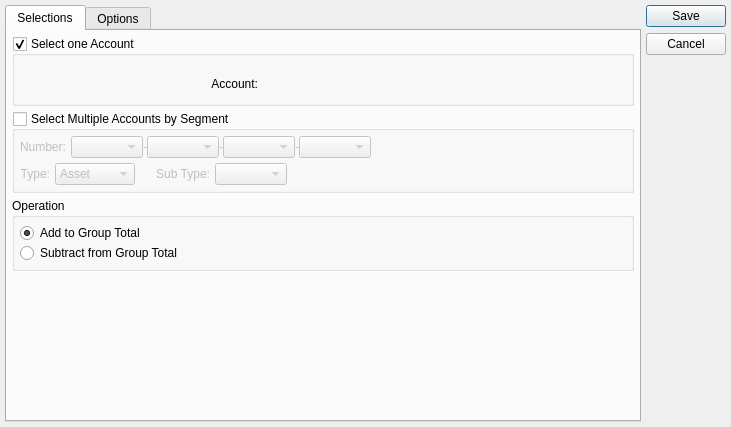
<?xml version="1.0" encoding="UTF-8"?>
<ui version="4.0">
 <comment>This file is part of the xTuple ERP: PostBooks Edition, a free and
open source Enterprise Resource Planning software suite,
Copyright (c) 1999-2019 by OpenMFG LLC, d/b/a xTuple.
It is licensed to you under the Common Public Attribution License
version 1.0, the full text of which (including xTuple-specific Exhibits)
is available at www.xtuple.com/CPAL.  By using this software, you agree
to be bound by its terms.</comment>
 <class>financialLayoutItem</class>
 <widget class="QDialog" name="financialLayoutItem">
  <property name="geometry">
   <rect>
    <x>0</x>
    <y>0</y>
    <width>731</width>
    <height>427</height>
   </rect>
  </property>
  <property name="windowTitle">
   <string>Financial Report Item</string>
  </property>
  <layout class="QGridLayout" name="gridLayout">
   <item row="0" column="0">
    <widget class="QTabWidget" name="_tab">
     <property name="currentIndex">
      <number>0</number>
     </property>
     <widget class="QWidget" name="_selection">
      <attribute name="title">
       <string>Selections</string>
      </attribute>
      <layout class="QGridLayout">
       <item row="0" column="0">
        <layout class="QGridLayout">
         <property name="spacing">
          <number>0</number>
         </property>
         <item row="0" column="0">
          <layout class="QVBoxLayout">
           <item>
            <layout class="QVBoxLayout">
             <item>
              <widget class="QGroupBox" name="_selectAccount">
               <property name="minimumSize">
                <size>
                 <width>500</width>
                 <height>70</height>
                </size>
               </property>
               <property name="title">
                <string>Select one Account</string>
               </property>
               <property name="checkable">
                <bool>true</bool>
               </property>
               <property name="checked">
                <bool>true</bool>
               </property>
               <widget class="QWidget" name="widget">
                <property name="geometry">
                 <rect>
                  <x>10</x>
                  <y>30</y>
                  <width>476</width>
                  <height>36</height>
                 </rect>
                </property>
                <layout class="QHBoxLayout">
                 <property name="spacing">
                  <number>5</number>
                 </property>
                 <item>
                  <widget class="QLabel" name="_accountLit">
                   <property name="text">
                    <string>Account:</string>
                   </property>
                   <property name="alignment">
                    <set>Qt::AlignRight|Qt::AlignTrailing|Qt::AlignVCenter</set>
                   </property>
                   <property name="buddy">
                    <cstring>_tab</cstring>
                   </property>
                  </widget>
                 </item>
                 <item>
                  <widget class="GLCluster" name="_account">
                   <property name="enabled">
                    <bool>true</bool>
                   </property>
                  </widget>
                 </item>
                </layout>
               </widget>
              </widget>
             </item>
             <item>
              <widget class="QGroupBox" name="_selectSegment">
               <property name="title">
                <string>Select Multiple Accounts by Segment</string>
               </property>
               <property name="checkable">
                <bool>true</bool>
               </property>
               <property name="checked">
                <bool>false</bool>
               </property>
               <layout class="QVBoxLayout">
                <item>
                 <layout class="QVBoxLayout">
                  <item>
                   <layout class="QHBoxLayout">
                    <item>
                     <widget class="QLabel" name="_numberLit">
                      <property name="text">
                       <string>Number:</string>
                      </property>
                     </widget>
                    </item>
                    <item>
                     <layout class="QVBoxLayout">
                      <item>
                       <layout class="QHBoxLayout">
                        <property name="spacing">
                         <number>0</number>
                        </property>
                        <item>
                         <layout class="QHBoxLayout">
                          <property name="spacing">
                           <number>0</number>
                          </property>
                          <item>
                           <widget class="XComboBox" name="_company"/>
                          </item>
                          <item>
                           <widget class="QLabel" name="_sep1Lit">
                            <property name="sizePolicy">
                             <sizepolicy hsizetype="Minimum" vsizetype="Fixed">
                              <horstretch>0</horstretch>
                              <verstretch>0</verstretch>
                             </sizepolicy>
                            </property>
                            <property name="text">
                             <string>-</string>
                            </property>
                            <property name="alignment">
                             <set>Qt::AlignCenter</set>
                            </property>
                           </widget>
                          </item>
                          <item>
                           <widget class="XComboBox" name="_profit"/>
                          </item>
                          <item>
                           <widget class="QLabel" name="_sep2Lit">
                            <property name="sizePolicy">
                             <sizepolicy hsizetype="Minimum" vsizetype="Fixed">
                              <horstretch>0</horstretch>
                              <verstretch>0</verstretch>
                             </sizepolicy>
                            </property>
                            <property name="text">
                             <string>-</string>
                            </property>
                            <property name="alignment">
                             <set>Qt::AlignCenter</set>
                            </property>
                           </widget>
                          </item>
                          <item>
                           <widget class="XComboBox" name="_number"/>
                          </item>
                          <item>
                           <widget class="QLabel" name="_sep3Lit">
                            <property name="sizePolicy">
                             <sizepolicy hsizetype="Minimum" vsizetype="Fixed">
                              <horstretch>0</horstretch>
                              <verstretch>0</verstretch>
                             </sizepolicy>
                            </property>
                            <property name="text">
                             <string>-</string>
                            </property>
                            <property name="alignment">
                             <set>Qt::AlignCenter</set>
                            </property>
                           </widget>
                          </item>
                          <item>
                           <widget class="XComboBox" name="_sub"/>
                          </item>
                         </layout>
                        </item>
                        <item>
                         <spacer>
                          <property name="orientation">
                           <enum>Qt::Horizontal</enum>
                          </property>
                          <property name="sizeType">
                           <enum>QSizePolicy::Expanding</enum>
                          </property>
                          <property name="sizeHint" stdset="0">
                           <size>
                            <width>25</width>
                            <height>16</height>
                           </size>
                          </property>
                         </spacer>
                        </item>
                       </layout>
                      </item>
                     </layout>
                    </item>
                   </layout>
                  </item>
                  <item>
                   <layout class="QHBoxLayout">
                    <property name="spacing">
                     <number>5</number>
                    </property>
                    <item>
                     <layout class="QHBoxLayout">
                      <property name="spacing">
                       <number>5</number>
                      </property>
                      <item>
                       <widget class="QLabel" name="_typeLit">
                        <property name="text">
                         <string>Type:</string>
                        </property>
                        <property name="alignment">
                         <set>Qt::AlignRight|Qt::AlignTrailing|Qt::AlignVCenter</set>
                        </property>
                       </widget>
                      </item>
                      <item>
                       <widget class="XComboBox" name="_type">
                        <item>
                         <property name="text">
                          <string>Asset</string>
                         </property>
                        </item>
                        <item>
                         <property name="text">
                          <string>Liability</string>
                         </property>
                        </item>
                        <item>
                         <property name="text">
                          <string>Expense</string>
                         </property>
                        </item>
                        <item>
                         <property name="text">
                          <string>Revenue</string>
                         </property>
                        </item>
                        <item>
                         <property name="text">
                          <string>Equity</string>
                         </property>
                        </item>
                        <item>
                         <property name="text">
                          <string>All</string>
                         </property>
                        </item>
                       </widget>
                      </item>
                     </layout>
                    </item>
                    <item>
                     <spacer>
                      <property name="orientation">
                       <enum>Qt::Horizontal</enum>
                      </property>
                      <property name="sizeType">
                       <enum>QSizePolicy::Minimum</enum>
                      </property>
                      <property name="sizeHint" stdset="0">
                       <size>
                        <width>16</width>
                        <height>20</height>
                       </size>
                      </property>
                     </spacer>
                    </item>
                    <item>
                     <layout class="QHBoxLayout">
                      <property name="spacing">
                       <number>5</number>
                      </property>
                      <item>
                       <widget class="QLabel" name="_subTypeLit">
                        <property name="text">
                         <string>Sub Type:</string>
                        </property>
                        <property name="alignment">
                         <set>Qt::AlignRight|Qt::AlignTrailing|Qt::AlignVCenter</set>
                        </property>
                       </widget>
                      </item>
                      <item>
                       <widget class="XComboBox" name="_subType"/>
                      </item>
                     </layout>
                    </item>
                    <item>
                     <spacer>
                      <property name="orientation">
                       <enum>Qt::Horizontal</enum>
                      </property>
                      <property name="sizeType">
                       <enum>QSizePolicy::Expanding</enum>
                      </property>
                      <property name="sizeHint" stdset="0">
                       <size>
                        <width>40</width>
                        <height>20</height>
                       </size>
                      </property>
                     </spacer>
                    </item>
                   </layout>
                  </item>
                 </layout>
                </item>
               </layout>
              </widget>
             </item>
             <item>
              <widget class="QGroupBox" name="_operationGroup">
               <property name="title">
                <string>Operation</string>
               </property>
               <layout class="QVBoxLayout">
                <property name="spacing">
                 <number>0</number>
                </property>
                <property name="margin">
                 <number>5</number>
                </property>
                <item>
                 <widget class="QRadioButton" name="_add">
                  <property name="text">
                   <string>Add to Group Total</string>
                  </property>
                  <property name="checked">
                   <bool>true</bool>
                  </property>
                 </widget>
                </item>
                <item>
                 <widget class="QRadioButton" name="_subtract">
                  <property name="text">
                   <string>Subtract from Group Total</string>
                  </property>
                 </widget>
                </item>
               </layout>
              </widget>
             </item>
            </layout>
           </item>
           <item>
            <spacer>
             <property name="orientation">
              <enum>Qt::Vertical</enum>
             </property>
             <property name="sizeHint" stdset="0">
              <size>
               <width>20</width>
               <height>16</height>
              </size>
             </property>
            </spacer>
           </item>
          </layout>
         </item>
        </layout>
       </item>
      </layout>
     </widget>
     <widget class="QWidget" name="_options">
      <attribute name="title">
       <string>Options</string>
      </attribute>
      <layout class="QGridLayout">
       <item row="0" column="0">
        <layout class="QGridLayout">
         <property name="margin">
          <number>9</number>
         </property>
         <item row="0" column="0">
          <layout class="QVBoxLayout">
           <item>
            <layout class="QVBoxLayout">
             <item>
              <widget class="QGroupBox" name="_showColumns">
               <property name="title">
                <string>Show Columns</string>
               </property>
               <layout class="QGridLayout">
                <item row="0" column="0">
                 <layout class="QVBoxLayout">
                  <property name="spacing">
                   <number>0</number>
                  </property>
                  <item>
                   <widget class="QCheckBox" name="_showBeginning">
                    <property name="text">
                     <string>Show Beginning Balance</string>
                    </property>
                    <property name="checked">
                     <bool>true</bool>
                    </property>
                   </widget>
                  </item>
                  <item>
                   <layout class="QHBoxLayout">
                    <property name="spacing">
                     <number>0</number>
                    </property>
                    <item>
                     <spacer>
                      <property name="orientation">
                       <enum>Qt::Horizontal</enum>
                      </property>
                      <property name="sizeType">
                       <enum>QSizePolicy::Fixed</enum>
                      </property>
                      <property name="sizeHint" stdset="0">
                       <size>
                        <width>20</width>
                        <height>16</height>
                       </size>
                      </property>
                     </spacer>
                    </item>
                    <item>
                     <widget class="QCheckBox" name="_showBeginningPrcnt">
                      <property name="text">
                       <string>Show % of Group Total</string>
                      </property>
                     </widget>
                    </item>
                   </layout>
                  </item>
                  <item>
                   <widget class="QCheckBox" name="_showEnding">
                    <property name="text">
                     <string>Show Ending Balance</string>
                    </property>
                    <property name="checked">
                     <bool>true</bool>
                    </property>
                   </widget>
                  </item>
                  <item>
                   <layout class="QHBoxLayout">
                    <property name="spacing">
                     <number>0</number>
                    </property>
                    <item>
                     <spacer>
                      <property name="orientation">
                       <enum>Qt::Horizontal</enum>
                      </property>
                      <property name="sizeType">
                       <enum>QSizePolicy::Fixed</enum>
                      </property>
                      <property name="sizeHint" stdset="0">
                       <size>
                        <width>20</width>
                        <height>16</height>
                       </size>
                      </property>
                     </spacer>
                    </item>
                    <item>
                     <widget class="QCheckBox" name="_showEndingPrcnt">
                      <property name="text">
                       <string>Show % of Group Total</string>
                      </property>
                     </widget>
                    </item>
                   </layout>
                  </item>
                  <item>
                   <widget class="QCheckBox" name="_showDB">
                    <property name="text">
                     <string>Show Debits/Credits</string>
                    </property>
                    <property name="checked">
                     <bool>true</bool>
                    </property>
                   </widget>
                  </item>
                  <item>
                   <layout class="QHBoxLayout">
                    <property name="spacing">
                     <number>0</number>
                    </property>
                    <item>
                     <spacer>
                      <property name="orientation">
                       <enum>Qt::Horizontal</enum>
                      </property>
                      <property name="sizeType">
                       <enum>QSizePolicy::Fixed</enum>
                      </property>
                      <property name="sizeHint" stdset="0">
                       <size>
                        <width>20</width>
                        <height>16</height>
                       </size>
                      </property>
                     </spacer>
                    </item>
                    <item>
                     <widget class="QCheckBox" name="_showDBPrcnt">
                      <property name="text">
                       <string>Show % of Group Total</string>
                      </property>
                     </widget>
                    </item>
                   </layout>
                  </item>
                  <item>
                   <widget class="QCheckBox" name="_showBudget">
                    <property name="text">
                     <string>Show Budget</string>
                    </property>
                    <property name="checked">
                     <bool>true</bool>
                    </property>
                   </widget>
                  </item>
                  <item>
                   <layout class="QHBoxLayout">
                    <property name="spacing">
                     <number>0</number>
                    </property>
                    <item>
                     <spacer>
                      <property name="orientation">
                       <enum>Qt::Horizontal</enum>
                      </property>
                      <property name="sizeType">
                       <enum>QSizePolicy::Fixed</enum>
                      </property>
                      <property name="sizeHint" stdset="0">
                       <size>
                        <width>20</width>
                        <height>16</height>
                       </size>
                      </property>
                     </spacer>
                    </item>
                    <item>
                     <widget class="QCheckBox" name="_showBudgetPrcnt">
                      <property name="text">
                       <string>Show % of Group Total</string>
                      </property>
                     </widget>
                    </item>
                   </layout>
                  </item>
                  <item>
                   <widget class="QCheckBox" name="_showDiff">
                    <property name="text">
                     <string>Show Difference</string>
                    </property>
                    <property name="checked">
                     <bool>true</bool>
                    </property>
                   </widget>
                  </item>
                  <item>
                   <layout class="QHBoxLayout">
                    <property name="spacing">
                     <number>0</number>
                    </property>
                    <item>
                     <spacer>
                      <property name="orientation">
                       <enum>Qt::Horizontal</enum>
                      </property>
                      <property name="sizeType">
                       <enum>QSizePolicy::Fixed</enum>
                      </property>
                      <property name="sizeHint" stdset="0">
                       <size>
                        <width>20</width>
                        <height>16</height>
                       </size>
                      </property>
                     </spacer>
                    </item>
                    <item>
                     <widget class="QCheckBox" name="_showDiffPrcnt">
                      <property name="text">
                       <string>Show % of Group Total</string>
                      </property>
                     </widget>
                    </item>
                   </layout>
                  </item>
                  <item>
                   <spacer>
                    <property name="orientation">
                     <enum>Qt::Vertical</enum>
                    </property>
                    <property name="sizeType">
                     <enum>QSizePolicy::Preferred</enum>
                    </property>
                    <property name="sizeHint" stdset="0">
                     <size>
                      <width>199</width>
                      <height>10</height>
                     </size>
                    </property>
                   </spacer>
                  </item>
                 </layout>
                </item>
               </layout>
              </widget>
             </item>
             <item>
              <widget class="QCheckBox" name="_showPrcnt">
               <property name="text">
                <string>Show % of Group Total</string>
               </property>
              </widget>
             </item>
             <item>
              <layout class="QHBoxLayout">
               <property name="spacing">
                <number>5</number>
               </property>
               <item>
                <widget class="QLabel" name="_groupLit">
                 <property name="text">
                  <string>Use Group</string>
                 </property>
                </widget>
               </item>
               <item>
                <widget class="XComboBox" name="_group"/>
               </item>
               <item>
                <widget class="QLabel" name="_groupLit2">
                 <property name="text">
                  <string>for % Total calculation</string>
                 </property>
                </widget>
               </item>
               <item>
                <spacer>
                 <property name="orientation">
                  <enum>Qt::Horizontal</enum>
                 </property>
                 <property name="sizeType">
                  <enum>QSizePolicy::Expanding</enum>
                 </property>
                 <property name="sizeHint" stdset="0">
                  <size>
                   <width>61</width>
                   <height>20</height>
                  </size>
                 </property>
                </spacer>
               </item>
              </layout>
             </item>
            </layout>
           </item>
           <item>
            <spacer>
             <property name="orientation">
              <enum>Qt::Vertical</enum>
             </property>
             <property name="sizeHint" stdset="0">
              <size>
               <width>20</width>
               <height>10</height>
              </size>
             </property>
            </spacer>
           </item>
          </layout>
         </item>
         <item row="0" column="1">
          <layout class="QVBoxLayout">
           <item>
            <widget class="QGroupBox" name="_showCustom">
             <property name="title">
              <string>Show Custom Column</string>
             </property>
             <property name="checkable">
              <bool>true</bool>
             </property>
             <property name="checked">
              <bool>false</bool>
             </property>
             <layout class="QVBoxLayout">
              <property name="spacing">
               <number>5</number>
              </property>
              <property name="margin">
               <number>5</number>
              </property>
              <item>
               <layout class="QHBoxLayout">
                <property name="spacing">
                 <number>0</number>
                </property>
                <item>
                 <spacer>
                  <property name="orientation">
                   <enum>Qt::Horizontal</enum>
                  </property>
                  <property name="sizeType">
                   <enum>QSizePolicy::Fixed</enum>
                  </property>
                  <property name="sizeHint" stdset="0">
                   <size>
                    <width>20</width>
                    <height>16</height>
                   </size>
                  </property>
                 </spacer>
                </item>
                <item>
                 <widget class="QCheckBox" name="_showCustomPrcnt">
                  <property name="text">
                   <string>Show % of Group Total</string>
                  </property>
                 </widget>
                </item>
               </layout>
              </item>
              <item>
               <layout class="QVBoxLayout">
                <property name="spacing">
                 <number>0</number>
                </property>
                <item>
                 <widget class="QRadioButton" name="_customUseBeginning">
                  <property name="text">
                   <string>Use Beginning Balance</string>
                  </property>
                  <property name="checked">
                   <bool>true</bool>
                  </property>
                 </widget>
                </item>
                <item>
                 <widget class="QRadioButton" name="_customUseEnding">
                  <property name="text">
                   <string>Use Ending Balance</string>
                  </property>
                 </widget>
                </item>
                <item>
                 <widget class="QRadioButton" name="_customUseDebits">
                  <property name="text">
                   <string>Use Debits</string>
                  </property>
                 </widget>
                </item>
                <item>
                 <widget class="QRadioButton" name="_customUseCredits">
                  <property name="text">
                   <string>Use Credits</string>
                  </property>
                 </widget>
                </item>
                <item>
                 <widget class="QRadioButton" name="_customUseBudget">
                  <property name="text">
                   <string>Use Budget</string>
                  </property>
                 </widget>
                </item>
                <item>
                 <widget class="QRadioButton" name="_customUseDiff">
                  <property name="text">
                   <string>Use Difference</string>
                  </property>
                 </widget>
                </item>
               </layout>
              </item>
             </layout>
            </widget>
           </item>
           <item>
            <spacer>
             <property name="orientation">
              <enum>Qt::Vertical</enum>
             </property>
             <property name="sizeType">
              <enum>QSizePolicy::Expanding</enum>
             </property>
             <property name="sizeHint" stdset="0">
              <size>
               <width>20</width>
               <height>10</height>
              </size>
             </property>
            </spacer>
           </item>
          </layout>
         </item>
        </layout>
       </item>
      </layout>
     </widget>
    </widget>
   </item>
   <item row="0" column="1">
    <widget class="QDialogButtonBox" name="_buttonBox">
     <property name="orientation">
      <enum>Qt::Vertical</enum>
     </property>
     <property name="standardButtons">
      <set>QDialogButtonBox::Cancel|QDialogButtonBox::Save</set>
     </property>
    </widget>
   </item>
  </layout>
 </widget>
 <layoutdefault spacing="5" margin="5"/>
 <customwidgets>
  <customwidget>
   <class>GLCluster</class>
   <extends>QWidget</extends>
   <header>glcluster.h</header>
  </customwidget>
  <customwidget>
   <class>XComboBox</class>
   <extends>QComboBox</extends>
   <header>xcombobox.h</header>
  </customwidget>
 </customwidgets>
 <tabstops>
  <tabstop>_tab</tabstop>
  <tabstop>_company</tabstop>
  <tabstop>_profit</tabstop>
  <tabstop>_number</tabstop>
  <tabstop>_sub</tabstop>
  <tabstop>_type</tabstop>
  <tabstop>_subType</tabstop>
  <tabstop>_add</tabstop>
  <tabstop>_subtract</tabstop>
  <tabstop>_showBeginning</tabstop>
  <tabstop>_showBeginningPrcnt</tabstop>
  <tabstop>_showEnding</tabstop>
  <tabstop>_showEndingPrcnt</tabstop>
  <tabstop>_showDB</tabstop>
  <tabstop>_showDBPrcnt</tabstop>
  <tabstop>_showBudget</tabstop>
  <tabstop>_showBudgetPrcnt</tabstop>
  <tabstop>_showDiff</tabstop>
  <tabstop>_showDiffPrcnt</tabstop>
  <tabstop>_showPrcnt</tabstop>
  <tabstop>_group</tabstop>
  <tabstop>_showCustomPrcnt</tabstop>
  <tabstop>_customUseBeginning</tabstop>
  <tabstop>_customUseEnding</tabstop>
  <tabstop>_customUseDebits</tabstop>
  <tabstop>_customUseCredits</tabstop>
  <tabstop>_customUseBudget</tabstop>
  <tabstop>_customUseDiff</tabstop>
 </tabstops>
 <resources/>
 <connections>
  <connection>
   <sender>_buttonBox</sender>
   <signal>rejected()</signal>
   <receiver>financialLayoutItem</receiver>
   <slot>reject()</slot>
   <hints>
    <hint type="sourcelabel">
     <x>723</x>
     <y>80</y>
    </hint>
    <hint type="destinationlabel">
     <x>20</x>
     <y>30</y>
    </hint>
   </hints>
  </connection>
 </connections>
</ui>
